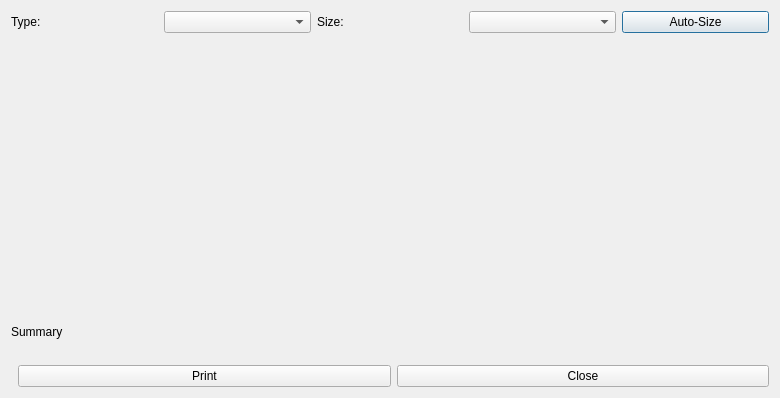
<?xml version="1.0" encoding="UTF-8"?>
<ui version="4.0">
 <class>ConduitDialog</class>
 <widget class="QDialog" name="ConduitDialog">
  <property name="windowTitle"><string>Conduit Sizing</string></property>
  <property name="minimumSize"><size><width>780</width><height>0</height></size></property>
  <layout class="QVBoxLayout" name="verticalLayout">
   <item>
    <layout class="QHBoxLayout" name="headerLayout">
     <item><widget class="QLabel" name="lblType"><property name="text"><string>Type:</string></property></widget></item>
     <item><widget class="QComboBox" name="typeCombo"/></item>
     <item><widget class="QLabel" name="lblSize"><property name="text"><string>Size:</string></property></widget></item>
     <item><widget class="QComboBox" name="sizeCombo"/></item>
     <item><widget class="QPushButton" name="btnAutoSize"><property name="text"><string>Auto-Size</string></property></widget></item>
    </layout>
   </item>
   <item>
    <widget class="QWidget" name="tableHost">
     <property name="minimumSize"><size><width>0</width><height>280</height></size></property>
     <layout class="QGridLayout" name="tableGrid"/>
    </widget>
   </item>
   <item><widget class="QLabel" name="lblSummary"><property name="text"><string>Summary</string></property></widget></item>
   <item><widget class="QLabel" name="lblStatus"><property name="text"><string/></property></widget></item>
   <item>
    <layout class="QHBoxLayout" name="buttonLayout">
     <item><spacer name="hSpacer"><property name="orientation"><enum>Qt::Horizontal</enum></property></spacer></item>
     <item><widget class="QPushButton" name="btnPrint"><property name="text"><string>Print</string></property></widget></item>
     <item><widget class="QPushButton" name="btnClose"><property name="text"><string>Close</string></property></widget></item>
    </layout>
   </item>
  </layout>
 </widget>
 <resources/><connections/>
</ui>
